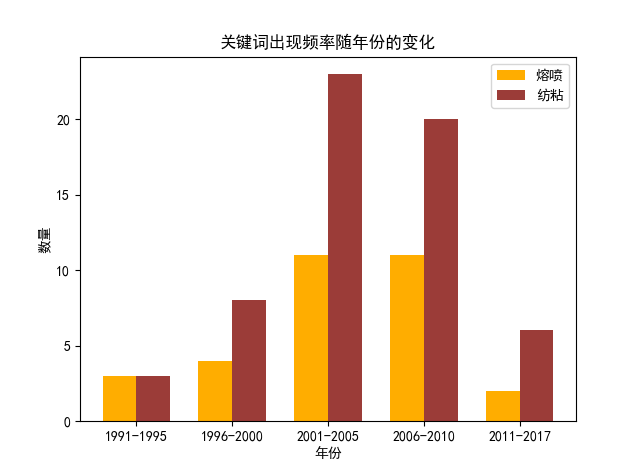

Python code for this plot:
import pandas as pd
import matplotlib.pyplot as plt
import numpy as np
import pymysql
#from collections import Counter

conn=pymysql.connect(host="localhost",user="scholar",password="starky",db="scholar",charset="utf8")
sql="select year,subject from xueshu"
data=pd.read_sql(sql,conn)

fangnian=['纺粘' in i for i in data.subject]
fangnian=data[fangnian]
rongpen=['熔喷' in i for i in data.subject]
rongpen=data[rongpen]

def generate(data):
	data1=data[data['year']<1996].count()[0]
	data2=data[data['year']<2001]
	data2=data2[data2['year']>1995].count()[0]
	data3=data[data['year']<2006]
	data3=data3[data3['year']>2000].count()[0]
	data4=data[data['year']<2011]
	data4=data4[data4['year']>2005].count()[0]
	data5=data[data['year']>2010].count()[0]
	return data1,data2,data3,data4,data5

rongpen=generate(rongpen)
fangnian=generate(fangnian)

N=5
ind=np.arange(N)
width=0.35
fig,ax=plt.subplots()
rong=ax.bar(ind,rongpen,width,color='#ffad00')
fang=ax.bar(ind+width,fangnian,width,color='#9b3c38')
ax.set_xticks(ind+width/2)
ax.set_xticklabels(('1991-1995','1996-2000','2001-2005','2006-2010','2011-2017'))
ax.legend((rong[0],fang[0]),('熔喷','纺粘'))
plt.rcParams['font.sans-serif']=['SimHei']
plt.title("关键词出现频率随年份的变化")
plt.xlabel("年份")
plt.ylabel("数量")
plt.show()
#print(rongpen)
#print(fangnian)
